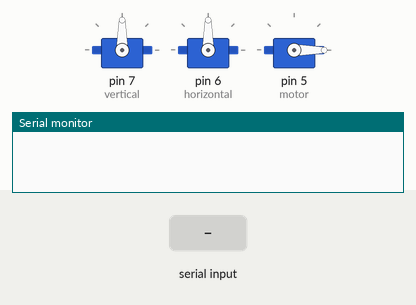
A sketch run on a simulated Arduino Uno, built with avr-gcc and run on an emulated ATmega328P. Shown: 3 × servo, the last lines printed to the serial monitor. Inputs (shaded band) come from the test bench.

Above: at 0.1 s.
At 7.9 s:
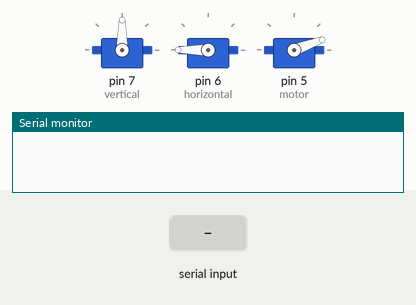
8.0 s: ";\n" received over the second serial link
At 8.3 s:
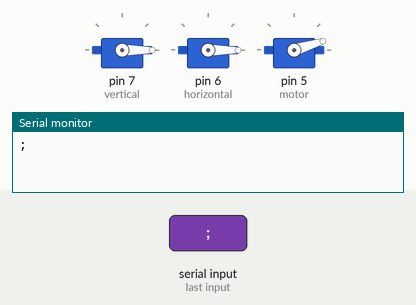
11.0 s: ",\n" received over the second serial link
12.5 s: "5\n" received over the second serial link
Timing chart, 0 to 15.5 s (numbered marks = the images above; inputs shaded):
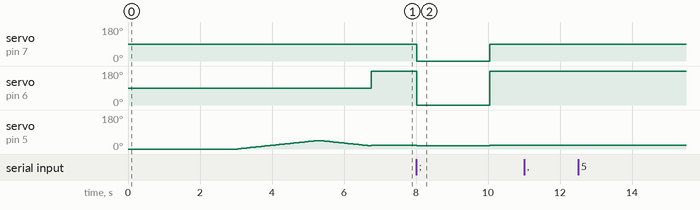

Measured:
- after the input at 8.0 s, servo on pin 7 (vertical): 90° → 0° at once, → 90° 2.0 s later; servo on pin 6 (horizontal): 180° → 0° at once, → 180° 2.0 s later; servo on pin 5 (motor): 20° → 17° at once, → 20° 2.0 s later

The sketch:

Motorflug.ino
```cpp
#include <SoftwareSerial.h>
#include <Servo.h>

// https://github.com/N-Ziermann/Plane/blob/master/App/app/src/main/java/com/z/plane/MainActivity.kt

SoftwareSerial mySerial(3, 2); // RX, TX
Servo vertical,horizontal,motor;

int inputvalues[] = {90,90,0};
String inputStrings[] = {"","",""};
int inputIndex = 0;                         // index of where inside the inputStrings array to store new data

int noSignalMotorSpeed = 20;                // speed of the motor if signal is lost
unsigned long lastSignalTime = 0;           // time when last bluetooth signal was received
unsigned long signalLostTime = 2000UL;      // time in milliseconds to wait until sure the signal is lost (2 seconds)

bool DEBUG = true;

void setup()
{
  // attach servos to pins
  vertical.attach(7);
  horizontal.attach(6);
  motor.attach(5,600,2250);
  activateMotor();

  // activate bluetooth and debug
  if(DEBUG){
    Serial.begin(9600);
    while (!Serial) {
      ;
    }
  }
  mySerial.begin(9600);
}


void activateMotor(){   // activates the ESC of the motor
  motor.write(0);
  horizontal.write(90);
  vertical.write(90);
  delay(3000);
  for(int i = 0; i<= 45; i++){
    motor.write(i);
    delay(50);
  }
  for(int i = 45; i>= 17; i--){ // 18 = an 17 = aus
    motor.write(i);
    delay(50);
  }
}


void loop()
{
  if (mySerial.available()){
    lastSignalTime = millis();
    char d = mySerial.read();

    if(DEBUG){
      Serial.write(d);
    }

    if(d==','){                 // value seperator
      inputIndex++;
    }

    else if(d == ';'){          // end of dataString (reset values for next one)
      if(DEBUG){
        Serial.write('\n');
      }
      inputIndex=0;

      // turn values into int
      for (int i = 0; i<3;i++){
        inputvalues[i] = inputStrings[i].toInt();
      }
      // reset Strings
      inputStrings[0] = "";
      inputStrings[1] = "";
      inputStrings[2] = "";

      // configure servos
      horizontal.write(inputvalues[0]);
      vertical.write(inputvalues[1]);
      motor.write((int)map(inputvalues[2],0,100,17,175));
      // for servos to function properly:
      delay(25);
    }

    // store values
    else{
      inputStrings[inputIndex] += d;
    }
  }

  // check if signal lost (last signal too long ago)
  if (millis() - lastSignalTime > signalLostTime){
    // if so become slower and turn right
    horizontal.write(180);
    vertical.write(90);
    motor.write(noSignalMotorSpeed);
    delay(25);  // for servos to function properly
  }
}
```
